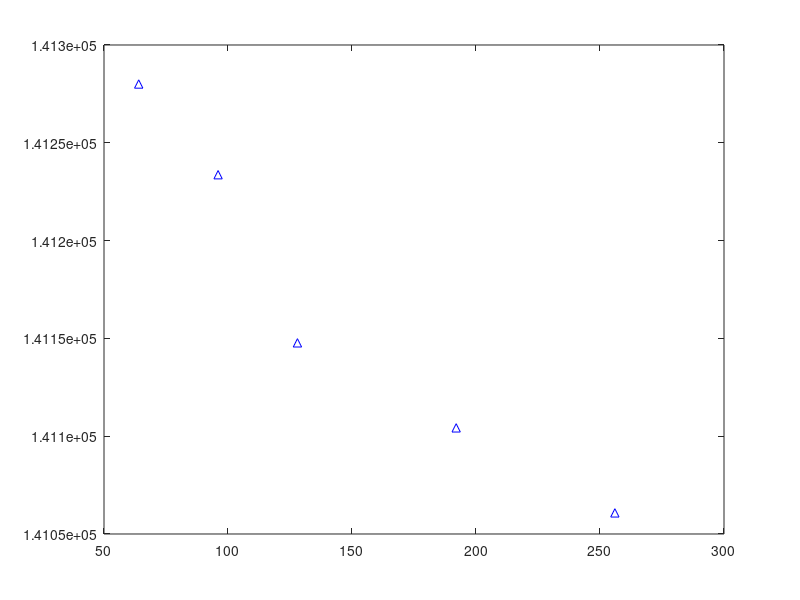

This chart was generated by the following MATLAB code:
% IP energy consumption by ip based ntwork%
M=20; 

N1=10; N2=15;
N=N1+N2;
Tw=10;
Pipr1=13 ; Papipr2=10.2;
Ps1=68;Ps2=20;Ps3=731;
Es=Tw*(Ps1+Ps2+Ps3);
Eip=N*Pipr1*Tw+N2*Papipr2*Tw+M*Es; 

%ICN energy consuption%

Pr1icn=[13.5 14 15 15.5 16];
Pr2icn=[119.6 120 120.2 120.4 120.6];
Pr3icn=0.053;
Pr2icnapbase=[12.4 13 13.4 13.6 13.8];
Pr1icnapmax=[13.3 13.9 14.3 14.5 14.7];
Eicn1=N*(Pr1icn(1)*Tw+Pr3icn*Tw)+N1*Pr2icn(1)*Tw+N2*Pr2icnapbase(1)*Tw+M*Es;
Eicn2=N*(Pr1icn(2)*Tw+Pr3icn*Tw)+N1*Pr2icn(2)*Tw+N2*Pr2icnapbase(2)*Tw+M*Es;
Eicn3=N*(Pr1icn(3)*Tw+Pr3icn*Tw)+N1*Pr2icn(3)*Tw+N2*Pr2icnapbase(3)*Tw+M*Es;
Eicn4=N*(Pr1icn(4)*Tw+Pr3icn*Tw)+N1*Pr2icn(4)*Tw+N2*Pr2icnapbase(4)*Tw+M*Es;
Eicn5=N*(Pr1icn(5)*Tw+Pr3icn*Tw)+N1*Pr2icn(5)*Tw+N2*Pr2icnapbase(5)*Tw+M*Es;

%figure; plot(64,Eip);plot(96,Eip);plot(128,Eip);plot(192,Eip); plot(256,Eip); plot(384,Eip); plot(512,Eip);
%optimized model
Tork=5;
Tor1=3;
Td1=0.001;
Td2=0.001;
%optimized Er-ICN,rk
optEricn1=N*(Pr1icn(1)*Tw+Pr3icn*Tw)+(0.7*N1*0.3*Pr2icn(1)*Tork)+(0.3*N1*0.3*Pr2icn(1)*Td1)+N2*(Pr2icnapbase(1)*(Tw-Tor1));
optEricn2=N*(Pr1icn(2)*Tw+Pr3icn*Tw)+(0.7*N1*0.3*Pr2icn(2)*Tork)+(0.3*N1*0.3*Pr2icn(2)*Td1)+N2*(Pr2icnapbase(2)*(Tw-Tor1));
optEricn3=N*(Pr1icn(3)*Tw+Pr3icn*Tw)+(0.7*N1*0.3*Pr2icn(3)*Tork)+(0.3*N1*0.3*Pr2icn(3)*Td1)+N2*(Pr2icnapbase(3)*(Tw-Tor1));
optEricn4=N*(Pr1icn(4)*Tw+Pr3icn*Tw)+(0.7*N1*0.3*Pr2icn(4)*Tork)+(0.3*N1*0.3*Pr2icn(4)*Td1)+N2*(Pr2icnapbase(4)*(Tw-Tor1));
optEricn5=N*(Pr1icn(5)*Tw+Pr3icn*Tw)+(0.7*N1*0.3*Pr2icn(5)*Tork)+(0.3*N1*0.3*Pr2icn(5)*Td1)+N2*(Pr2icnapbase(5)*(Tw-Tor1));

%Optimized Es-ICN,sj
Tosj=5;
Xsj=1;
optEsicn=M*(Ps1*Tw+Ps2*Tw)+0.7*M*(0.4*Ps3*Tosj)+0.3*M*Ps3*(Tosj-Xsj*Td2);
%opt green ICN propose of paper
Eicnpro1=optEricn1+optEsicn;
Eicnpro2=optEricn2+optEsicn;
Eicnpro3=optEricn3+optEsicn;
Eicnpro4=optEricn4+optEsicn;
Eicnpro5=optEricn5+optEsicn;

%optimized my proposed Er-ICN,rk
XoptEricn1=N*(Pr1icn(1)*log2(Tw)+Pr3icn*log2(Tw))+(0.7*N1*0.3*Pr2icn(1)*log2(Tork))+(0.3*N1*0.3*Pr2icn(1)*Td1)+N2*(Pr2icnapbase(1)*(log2(Tw)-Tor1));
XoptEricn2=N*(Pr1icn(2)*log2(Tw)+Pr3icn*log2(Tw))+(0.7*N1*0.3*Pr2icn(2)*log2(Tork))+(0.3*N1*0.3*Pr2icn(2)*Td1)+N2*(Pr2icnapbase(2)*(log2(Tw)-Tor1));
XoptEricn3=N*(Pr1icn(3)*log2(Tw)+Pr3icn*log2(Tw))+(0.7*N1*0.3*Pr2icn(3)*log2(Tork))+(0.3*N1*0.3*Pr2icn(3)*Td1)+N2*(Pr2icnapbase(3)*(log2(Tw)-Tor1));
XoptEricn4=N*(Pr1icn(4)*log2(Tw)+Pr3icn*log2(Tw))+(0.7*N1*0.3*Pr2icn(4)*log2(Tork))+(0.3*N1*0.3*Pr2icn(4)*Td1)+N2*(Pr2icnapbase(4)*(log2(Tw)-Tor1));
XoptEricn5=N*(Pr1icn(5)*log2(Tw)+Pr3icn*log2(Tw))+(0.7*N1*0.3*Pr2icn(5)*log2(Tork))+(0.3*N1*0.3*Pr2icn(5)*Td1)+N2*(Pr2icnapbase(5)*(log2(Tw)-Tor1));

XoptEsicn=M*(Ps1*log2(Tw)+Ps2*log2(Tw))+0.7*M*(0.4*Ps3*log2(Tosj))+0.3*M*Ps3*(log2(Tosj)-Xsj*Td2);

%opt MY X-green ICN propose of paper
XEicnpro1=XoptEricn1+XoptEsicn;
XEicnpro2=XoptEricn2+XoptEsicn;
XEicnpro3=XoptEricn3+XoptEsicn;
XEicnpro4=XoptEricn4+XoptEsicn;
XEicnpro5=XoptEricn5+XoptEsicn;
%savin energy consumtion ratio youtube
Eip_64=Eip-XEicnpro1;
Eip_96=Eip-XEicnpro2;
Eip_128=Eip-XEicnpro3;
Eip_192=Eip-XEicnpro4;
Eip_256=Eip-XEicnpro5;

figure; plot (64,Eip_64,'b--^',96,Eip_96,'b--^',128,Eip_128,'b--^',192,Eip_192,'b--^',256,Eip_256,'b--^');
%hold on;plot (64,Eicn1,'r--o',96,Eicn2,'r--o',128,Eicn3,'r--o',192,Eicn4,'r--o',256,Eicn5,'r--o');
%hold on;plot (64,XEicnpro1_64,'r--^',96,XEicnpro2_96,'r--^',128,XEicnpro3_128,'r--^',192,XEicnpro4_192,'r--^',256,XEicnpro5_256,'r--^');
%hold on;plot (64,XEicnpro1,'b--o',96,XEicnpro2,'b--o',128,XEicnpro3,'b--o',192,XEicnpro4,'b--o',256,XEicnpro5,'b--o');

%x=[ 1 3 4 5];
%y= [3 4 2 5];
%figure; plot(x,y,'r');
%y2=2*y;
%hold on; plot(x,y2); hold off;